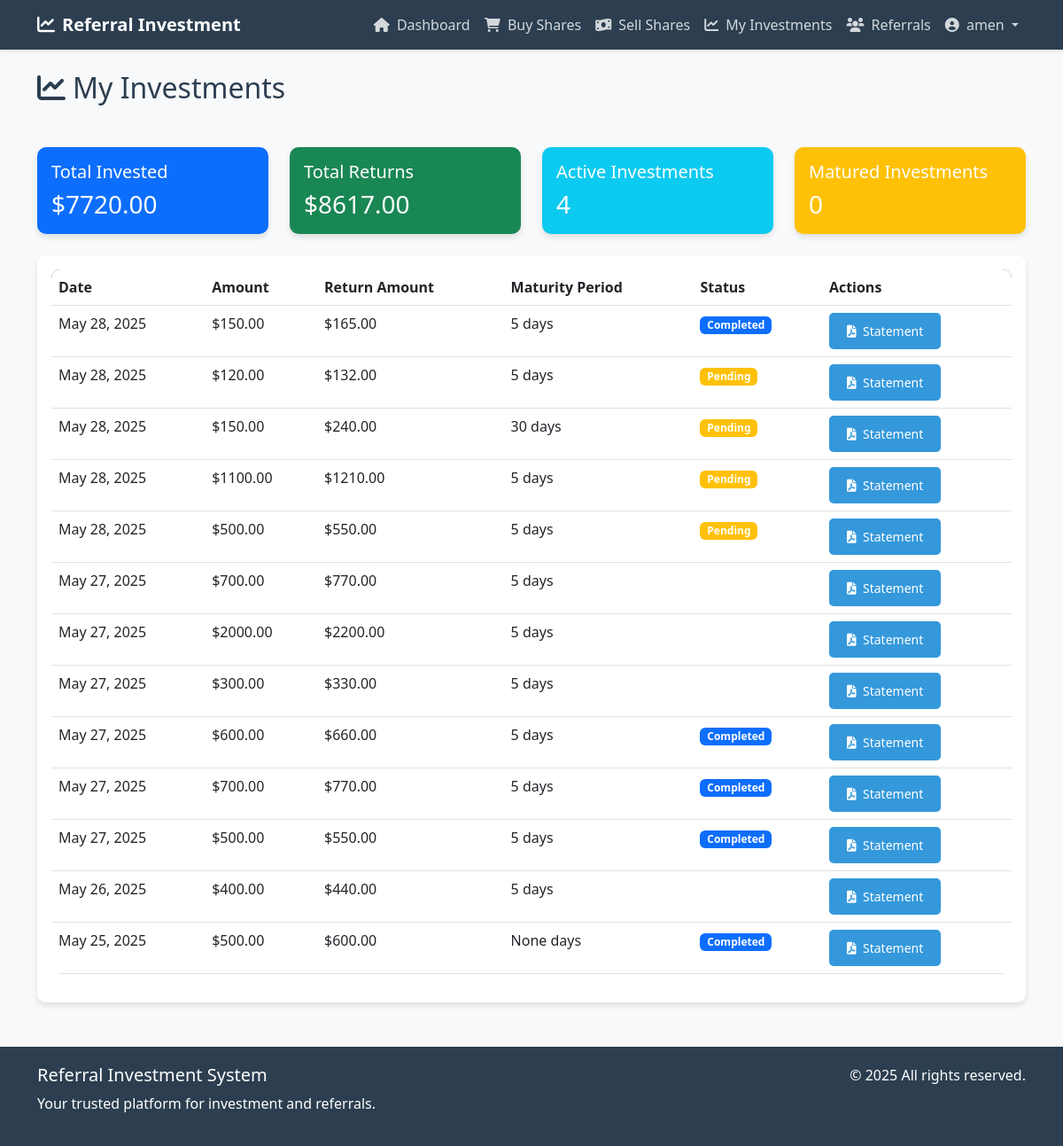
The app's page /api/my-investments/ (signed in), older data.
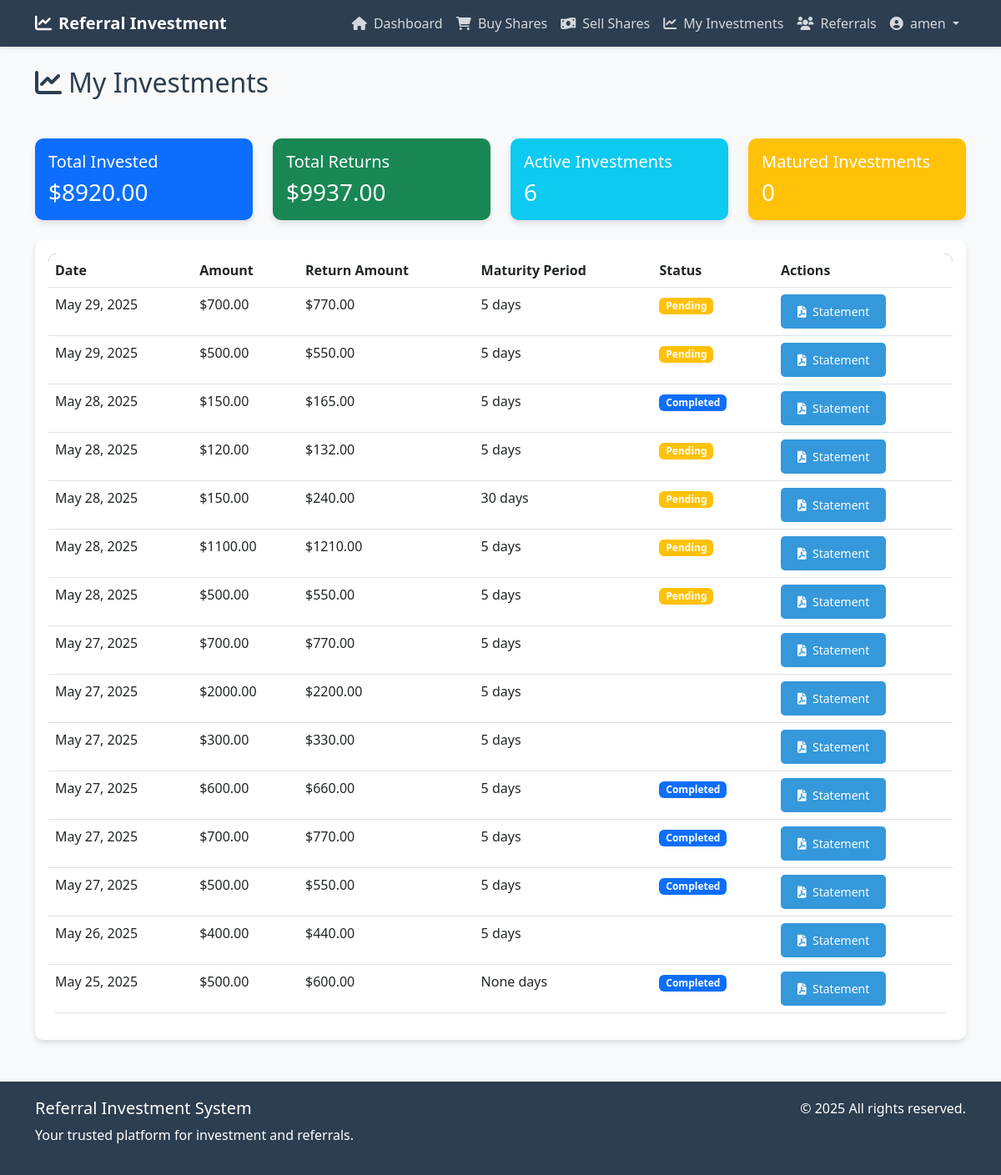
The same page, newer data.
### accounts/models.py (models this page shows, shortened)
class Investment(models.Model):
    STATUS_CHOICES = [
        ('pending', 'Pending'),
        ('matured', 'Matured'),
        ('paired', 'Paired'),
        ('partially_paid', 'Partially Paid'),
        ('completed', 'Completed'),
        ('confirmed', 'Confirmed')  # New status for countdown period
    ]
    user = models.ForeignKey(User, on_delete=models.CASCADE, related_name='investments')
    amount = models.DecimalField(max_digits=10, decimal_places=2)
    remn_amount = models.DecimalField(max_digits=10, decimal_places=2, null=True, blank=True)
    remaining_amount = models.DecimalField(max_digits=10, decimal_places=2, null=True, blank=True)
    created_at = models.DateTimeField(auto_now_add=True)
    maturity_date = models.DateTimeField(help_text='Date when investment matures')
    maturity_period = models.IntegerField(help_text='Duration in days until investment matures', null=True, blank=True)
    status = models.CharField(max_length=20, choices=STATUS_CHOICES, default='pending')
    paired_to = models.ForeignKey(User, on_delete=models.SET_NULL, null=True, blank=True, related_name='paired_investments')
    return_amount = models.DecimalField(max_digits=10, decimal_places=2, null=True, blank=True)
    referral_bonus_used = models.DecimalField(max_digits=10, decimal_places=2, default=0)
    amount_paid = models.DecimalField(max_digits=10, decimal_places=2, default=0)
    payment_confirmed_at = models.DateTimeField(null=True, blank=True)
    last_payment_at = models.DateTimeField(null=True, blank=True)
    start_countdown_at = models.DateTimeField(null=True, blank=True)
    transaction_reference = models.CharField(max_length=50, unique=True, null=True, blank=True)
    payment_method = models.CharField(max_length=50, null=True, blank=True)
    payment_notes = models.TextField(blank=True)
    maturity_notification_sent = models.BooleanField(default=False)
    is_confirmed = models.BooleanField(default=False)
    pairing_reference = models.CharField(max_length=50, unique=True, null=True, blank=True)
    confirmed_at = models.DateTimeField(null=True, blank=True)
    mature_at = models.DateTimeField(null=True, blank=True)
    countdown_duration = models.IntegerField(default=5, help_text='Duration in days until investment matures after confirmation')
    class Meta:
        indexes = [
            models.Index(fields=['status', 'is_confirmed', 'mature_at']),
            models.Index(fields=['confirmed_at']),
        ]

### accounts/views.py (the view)
# urls.py: path('my-investments/', MyInvestmentsView.as_view(), name='my_investments'),
class MyInvestmentsView(LoginRequiredMixin, TemplateView):
    template_name = 'accounts/my_investments.html'
    def get_context_data(self, **kwargs):
        context = super().get_context_data(**kwargs)
        user = self.request.user
        investments = Investment.objects.filter(user=user).order_by('-created_at')
        total_invested = investments.aggregate(total=Sum('amount'))['total'] or 0
        total_returns = investments.aggregate(total=Sum('return_amount'))['total'] or 0
        active_investments = investments.filter(status='pending').count()
        matured_investments = investments.filter(status='matured').count()
        context.update({
            'investments': investments,
            'total_invested': total_invested,
            'total_returns': total_returns,
            'active_investments': active_investments,
            'matured_investments': matured_investments,
        })
        return context

### accounts/templates/accounts/my_investments.html (shortened to what this page needs)
{% extends 'accounts/base.html' %}
{% block content %}
<div class="row mb-4">
    <div class="col-md-12">
        <h2 class="mb-4">
            <i class="fas fa-chart-line me-2"></i>My Investments
        </h2>
    </div>
</div>
<div class="row mb-4">
    <div class="col-md-3">
        <div class="card bg-primary text-white">
            <div class="card-body">
                <h5 class="card-title">Total Invested</h5>
                <h3 class="card-text">${{ total_invested|floatformat:2 }}</h3>
            </div>
        </div>
    </div>
    <div class="col-md-3">
        <div class="card bg-success text-white">
            <div class="card-body">
                <h5 class="card-title">Total Returns</h5>
                <h3 class="card-text">${{ total_returns|floatformat:2 }}</h3>
            </div>
        </div>
    </div>
    <div class="col-md-3">
        <div class="card bg-info text-white">
            <div class="card-body">
                <h5 class="card-title">Active Investments</h5>
                <h3 class="card-text">{{ active_investments }}</h3>
            </div>
        </div>
    </div>
    <div class="col-md-3">
        <div class="card bg-warning text-white">
            <div class="card-body">
                <h5 class="card-title">Matured Investments</h5>
                <h3 class="card-text">{{ matured_investments }}</h3>
            </div>
        </div>
    </div>
</div>
<div class="card">
    <div class="card-body">
        <div class="table-responsive">
            <table class="table table-hover">
                <thead>
                    <tr>
                        <th>Date</th>
                        <th>Amount</th>
                        <th>Return Amount</th>
                        <th>Maturity Period</th>
                        <th>Status</th>
                        <th>Actions</th>
                    </tr>
                </thead>
                <tbody>
                    {% for investment in investments %}
                    <tr>
                        <td>{{ investment.created_at|date:"M d, Y" }}</td>
                        <td>${{ investment.amount|floatformat:2 }}</td>
                        <td>${{ investment.return_amount|floatformat:2 }}</td>
                        <td>{{ investment.maturity_period }} days</td>
                        <td>
                            {% if investment.status == 'pending' %}
                                <span class="badge bg-warning">Pending</span>
                            {% elif investment.status == 'matured' %}
                                <span class="badge bg-success">Matured</span>
                            {% elif investment.status == 'paired' %}
                                <span class="badge bg-info">Paired</span>
                            {% elif investment.status == 'completed' %}
                                <span class="badge bg-primary">Completed</span>
                            {% endif %}
                        </td>
                        <td>
                            <a href="{% url 'investment_statement_pdf' investment.id %}" class="btn btn-sm btn-primary" target="_blank">
                                <i class="fas fa-file-pdf me-1"></i> Statement
                            </a>
                        </td>
                    </tr>
                    {% empty %}
                    <tr>
                        <td colspan="6" class="text-center">No investments found.</td>
                    </tr>
                    {% endfor %}
                </tbody>
            </table>
        </div>
    </div>
</div>
{% endblock %}

Row changes from the older to the newer data that the page shows:
added Investment: created_at "May 29, 2025", amount "700.00", return_amount "770.00", maturity_period "5", status "Pending"
added Investment: created_at "May 29, 2025", amount "500.00", return_amount "550.00", maturity_period "5", status "Pending"
Text that changed along with them:
{{ total_invested|floatformat:2 }}: "7720.00" → "8920.00"
{{ total_returns|floatformat:2 }}: "8617.00" → "9937.00"
{{ active_investments }}: "4" → "6"
